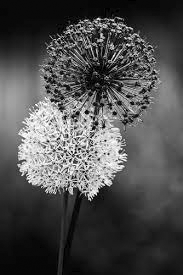
#> input picture Exercices/S1_07_Images/04_ImageNB/COR/allium.png, 183 x 275 px
$ python TP08_imNB_COR.py
#> lines starting #> are read from the running program, lines starting #| are printed output that depends on the picture
import matplotlib.pyplot as plt
import matplotlib . image as img # import de la bibliotheque image
import numpy as np

##Question 1 : création d'une image noire
def image_noire(n,p):
    '''construit la matrice n*p d'une image noire'''
#> called with n = 3, p = 6
    img =[0]*n    #construit une liste contenant A COMPLETER
    for i in range(n): # n sera le nombre de colonne/ de lignes A COMPLETER
        img[i]=[0]*p #construit une liste contenant A COMPLETER et l'affecte à A COMPLETER
    return img   #img sera une image noire de hauteur : ??? pixels et de largeur ??? pixels  (A COMPLETER EN INDIQUANT LE NB DE PIXELS)

imN_3_6=image_noire(3,6)


##Question 2 : affichage
print (imN_3_6)
plt.figure("Image noire")
plt.imshow(imN_3_6,cmap='gray',vmin=0, vmax=1)

##Question 3 : création d'images en noir et blanc rayées
def rayure_hor(n,p):
    '''construit la matrice n*p d'une image rayée horizontalement'''
#> called with n = 9, p = 14
    img =[0]*n
    for i in range(0,n,2):
        img[i]=[0]*p
    for i in range(1,n,2):
        img[i]=[1]*p
    return(img)


def rayure_ver(n,p):
    '''construit la matrice n*p d'une image rayée horizontalement'''
#> called with n = 9, p = 14
    img =[0]*n
    for i in range(n):
        im=[]
        for j in range(n):
            im.append(j%2)
        img[i]=im
    return(img)

imRH=rayure_hor(9,14)
imRV=rayure_ver(9,14)
plt.figure("Image rayée horizontale")
plt.imshow(imRH,cmap='gray',vmin=0, vmax=1)
plt.figure("Image rayée verticale")
plt.imshow(imRV,cmap='gray',vmin=0, vmax=1)
plt.show()
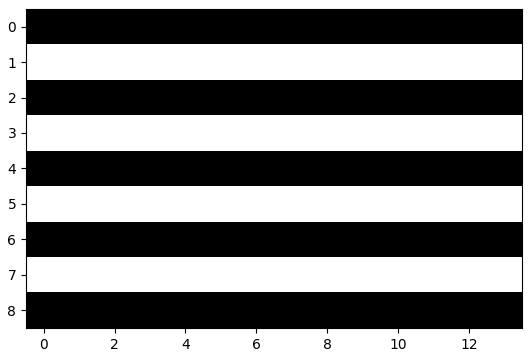
#> figure drawn by matplotlib, 1 panel
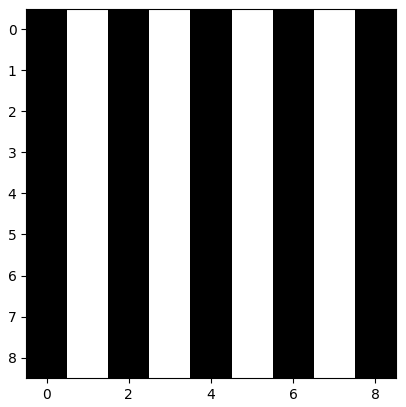
#> figure drawn by matplotlib, 1 panel

##Question3bis (optionnelle) : création d'un échiquier

def echiquier(n,p):
    '''crée un motif échiquier sur une image de taille n par p'''
#> called with n = 8, p = 15
    im=image_noire(n,p)
    for i in range(n) :
        for j in range(p):
            if (i%2 and not(j%2)) or not(i%2) and j%2:
                im[i][j]=1
    return(im)


imE=echiquier(8,15)
plt.figure("Equiquier")
plt.imshow(imE,cmap='gray',vmin=0, vmax=1)

##Question 4 : modifier une image pour l'éclaircir
def eclaircir(im,k):
    '''modifie l'image im en augmentant de k la valeur de chaque pixel, attention l'image im est modifiée sur place'''
    n=len(im)
    p=len(im[0])
    for i in range(n):
        for j in range(p):
            gris=im[i][j]+k
            if gris>1:
                gris=1
            im[i][j]=gris
    return(im)

# [7 lines of commented-out code are left out]
def eclaircir2(im0,k):
    '''modifie l'image im0 en augmentant de k la valeur de chaque pixel, une copie indépendante est réalisée'''
#> called with k = 0.5
    n=len(im0)
    im=[]
    for i in range(n):
         im.append(list(im0[i]))

    p=len(im[0])
    for i in range(n):
        for j in range(p):
            gris=im[i][j]+k
            if gris>1:
                gris=1
            im[i][j]=gris
    return(im)

im2=eclaircir2(imRH,0.5)
plt.figure("Image rayée horizontale éclaircie")
plt.imshow(im2,cmap='gray',vmin=0, vmax=1)
plt.figure("Image rayée horizontale initiale")
plt.imshow(imRH,cmap='gray',vmin=0, vmax=1)

##Question 6 : lecture d'un fichier image et appel de la fonction éclaircir

imF=img.imread("allium.png")
#> imF is the input picture: shape (275, 183) float32; min 0, max 1, mean 0.308
imFF=eclaircir2(imF,0.2)
#> imFF = 275 items
plt.figure("Image lue")
plt.imshow(imF,cmap='gray',vmin=0, vmax=1)

plt.figure("Image lue éclaircie")
plt.imshow(imFF,cmap='gray',vmin=0, vmax=1)

##Question 7 : lecture et affichage de l'image ciel
imC=img.imread("ciel.png")
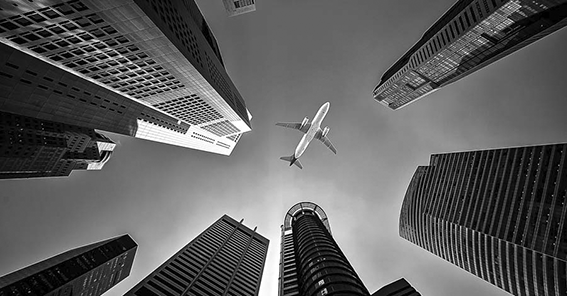
#> input picture Exercices/S1_07_Images/04_ImageNB/COR/ciel.png, 567 x 296 px
#> imC is the input picture: shape (296, 567) float32; min 0, max 1, mean 0.369
plt.figure("Ciel")
plt.imshow(imC,cmap='gray',vmin=0, vmax=1)


##Question 8 : détection de contour d'une image

def contour (im, seuil):
    """im : image en niveau de gris
    renvoie une image en niveau de gris"""
#> called with seuil = 0.2
    nb_lig ,nb_col = im. shape
#> nb_lig = 296; nb_col = 567
    im2 =np. zeros (( nb_lig ,nb_col))
    for i in range (1, nb_lig -1):
        for j in range (1, nb_col -1):
            p1= im [i-1,j]
            p2= im [i,j-1]
            p3= im [i+1,j]
            p4= im [i,j+1]
            norme =np.sqrt ((p1-p3 )**2+( p2-p4 )**2)
            if norme > seuil :
                im2 [i,j]=1
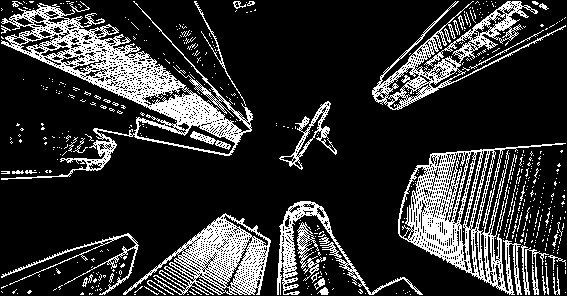
#> im2: shape (296, 567) float64; values 0 (black) and 1 (white), 19.4% white in thin lines or dots
    return im2

##Question 9 : test
im_contour=contour(imC,0.2)
plt.figure("Ciel : contour")
plt.imshow(im_contour,cmap='gray')


plt.show()
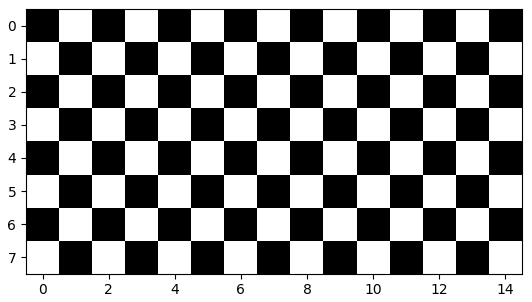
#> figure drawn by matplotlib, 1 panel
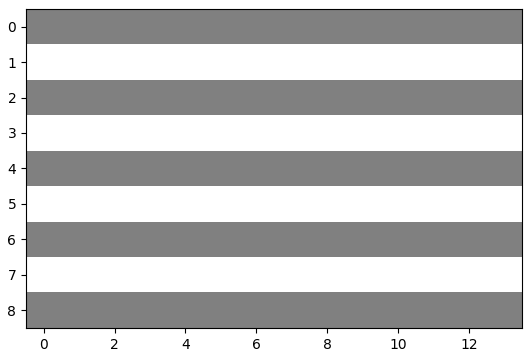
#> figure drawn by matplotlib, 1 panel
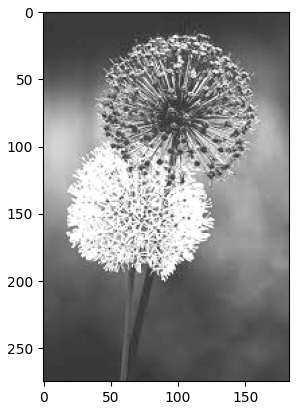
#> figure drawn by matplotlib, 1 panel
